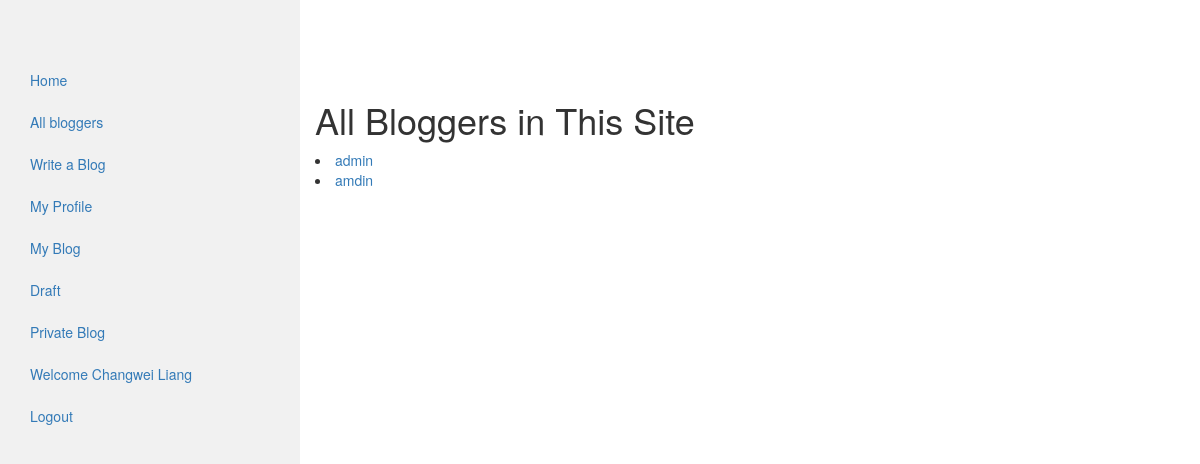
The page /blogger/ (signed in) on the database its author committed.
### my_auth/models.py (models this page shows)
class User(auth_models.AbstractUser):
    email = models.EmailField(_('email address'), unique=True)

### blog/views.py (the view)
# urls.py: url(r'^blogger/$', views.UserList.as_view(), name='blogger'),
class UserList(MyPaginatedBlogListView):
    model = User
    template_name = 'blog/blogger_list.html'
    context_object_name = 'blogger_list'
    def get_queryset(self):
        return User.objects.all().order_by('username')

### blog/utils.py (called while the page is built, shortened)
def my_paginator_style(paginator, page, context, pages_num_2b_shown):
    context['multiple_page_series_to_show'] = 0
    return context

### blog/views.py (called while the page is built)
    def get_context_data(self, **kwargs):
        context = super(ListView, self).get_context_data(**kwargs)
        queryset = self.get_queryset()
        paginator, page, queryset, is_paginated = self.paginate_queryset(queryset, self.get_paginate_by(queryset))
        context = my_paginator_style(paginator, page, context, pages_num_2b_shown=5)
        return context

### blog/templates/blog/blogger_list.html (shortened to what this page needs)
<!DOCTYPE html>
<html lang="en">
{% extends 'blog/base.html' %}
{% load blog_tag %}
{% block content %}
<h1>All Bloggers in This Site</h1>
{% if blogger_list %}
    {% for blogger in blogger_list %}
        <li><a href="">{{ blogger.username }}</a></li>
    {% endfor %}
{% else %}
    <p>No bloggers are found</p>
{% endif %}
{% include "blog/pagination.html" %}
{% endblock %}

### blog/templates/blog/base.html (shortened to what this page needs)
<!DOCTYPE html>
<html lang="en">
{% load blog_tag %}
<head>
  <link rel="stylesheet" href="https://maxcdn.bootstrapcdn.com/bootstrap/3.3.7/css/bootstrap.min.css">
</head>
<body>
  <div class="container-fluid">
    <div class="row content">
      {% block sidebar %}
      <div class="col-sm-3 sidenav">
      <ul class="nav nav-pills nav-stacked">
          <li class=""><a href="{% url 'blog:homepage' %}">Home</a></li>
          <li><a href="{% url 'blog:blogger' %}">All bloggers</a></li>
          {% if user.is_authenticated %}
                <li><a href="{% url 'blog:create_blog' %}">Write a Blog</a></li>
                <li><a href="">My Profile</a></li>
                <li><a href="{% url 'blog:my_blog' %}">My Blog</a></li>
                <li><a href="{% url 'blog:draft_blog' %}">Draft</a></li>
                <li><a href="{% url 'blog:private_blog' %}">Private Blog</a></li>
                <li><a href="">Welcome {{ user.first_name }} {{ user.last_name }}</a></li>
                <li><a href="{% url 'auth:logout' %}">Logout</a></li>
          {% else %}
                <li><a href="{% url 'auth:login' %}">Login</a></li>
          {% endif %}
      </ul>
      {% endblock %}
      </div>
    <div class="col-sm-9 ">
      {% block content %}{% endblock %}
    </div>
    </div>
  </div>
</body>
</html>

### blog/templates/blog/base.html (style rules this page uses)
.row.content { height: 1500px }
.sidenav { background-color: #f1f1f1; height: 100%; }

### rows shown on the page
User: first_name "Changwei", last_name "Liang", username "admin"
User: username "amdin"
